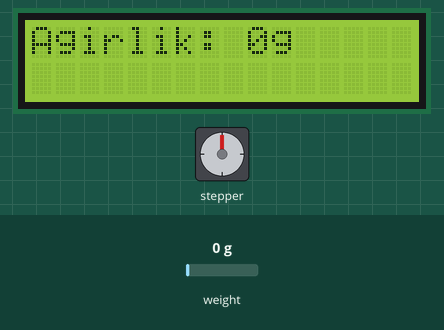
Recording of a sketch running on a simulated Arduino Uno, built with avr-gcc and run on an emulated ATmega328P. On the bench: 16×2 character LCD, stepper motor. Inputs (shaded band) come from the test bench; at power-on: weight on the scale 0 g. Stepper angles assume 2048 steps per turn; what the sketch prints to the serial monitor is not drawn.

Above: at 0.3 s.
At 11.93 s:
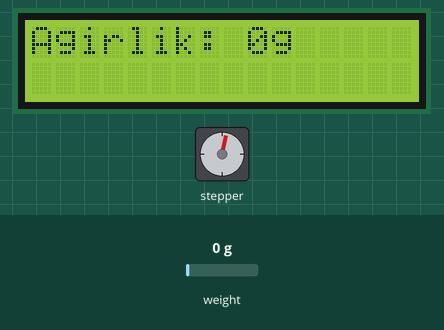
At 27.7 s:
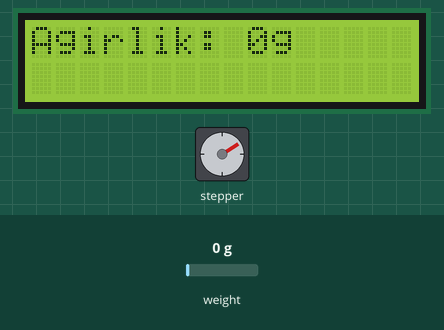
At 37.7 s:
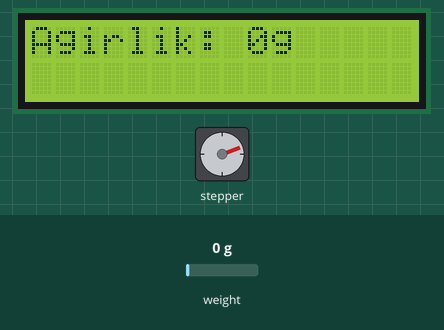
Timing chart, 0 to 40.0 s (numbered marks = the images above):
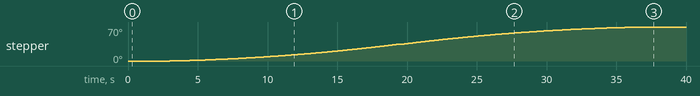

The sketch:

Source_Code.ino
```cpp
#include <HX711.h>
#include <LiquidCrystal.h>
#include <AccelStepper.h>

// Loadcell ve HX711 pinleri
const int LOADCELL_DOUT_PIN = 6;
const int LOADCELL_SCK_PIN = 7;

// Step motor pinleri
const int MOTOR_PIN1 = 2;
const int MOTOR_PIN2 = 3;
const int MOTOR_PIN3 = 4;
const int MOTOR_PIN4 = 5;

const int LCD_RS_PIN = 13;
const int LCD_EN_PIN = 12;
const int LCD_D4_PIN = 11;
const int LCD_D5_PIN = 10;
const int LCD_D6_PIN = 9;
const int LCD_D7_PIN = 8;
const int LCD_COLS = 16;
const int LCD_ROWS = 2;

// Motor speed (steps per second)
const float MOTOR_SPEED = 300;

// Loadcell and HX711 objects
HX711 loadcell;
LiquidCrystal lcd(LCD_RS_PIN, LCD_EN_PIN, LCD_D4_PIN, LCD_D5_PIN, LCD_D6_PIN, LCD_D7_PIN);

// Stepper motor object
AccelStepper motor(AccelStepper::FULL4WIRE, MOTOR_PIN1, MOTOR_PIN3, MOTOR_PIN2, MOTOR_PIN4);

void setup() {
  // Serial iletişimi başlatma (hata ayıklama için)
  Serial.begin(57600);

  // LCD başlatma
  lcd.begin(LCD_COLS, LCD_ROWS);

  // Loadcell ve HX711 başlatma
  loadcell.begin(LOADCELL_DOUT_PIN, LOADCELL_SCK_PIN);

  // Step motor ayarları
  motor.setMaxSpeed(MOTOR_SPEED);
  motor.setSpeed(MOTOR_SPEED);

  // Step motorun ilk konumunu ayarla
  motor.setCurrentPosition(0);
}

void loop() {
  // Loadcell verisini oku
  int sonuc = loadcell.read();
  int load = loadcell.get_units();
  Serial.println(load);
  Serial.println(sonuc);
  // Ağırlığı LCD ekrana yazdır
  lcd.clear();
  lcd.print("Agirlik: ");
  lcd.print(load);
  lcd.print("g");

  // Ağırlık kontrolü
  if (load < 1500) {
    // Saat yönünde hareket
    motor.moveTo(400);
    motor.runToPosition();
    Serial.println(load);
    // Geri dönme
    motor.moveTo(0);
    motor.runToPosition();
  }

  // Kısa bir bekleme süresi
  delay(100);
}
```
